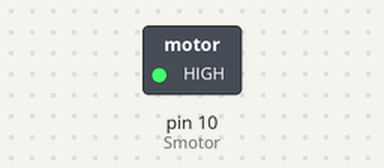
Bench run of a sketch on a simulated Arduino Uno, built with avr-gcc and run on an emulated ATmega328P. On the bench: switched loads named in the sketch (green lamp = pin HIGH).

Above: at 15.1 s.
At 16.9 s:
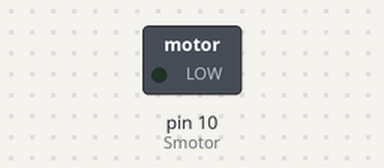
Timing chart, 0 to 18.4 s (numbered marks = the images above):
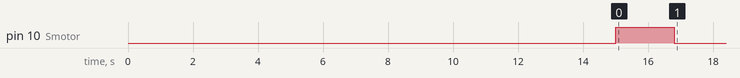

The sketch:

Motor_de_bomba.ino
```cpp
/*
                      GME - GRUPO DE METODOS ELETROFORETICOS

Função: Gera um sinal de 5V na porta 10 para driver que alimenta um motor.
O sinal é fornecido apenas uma vez depois de 15 segundos durante um prazo de 1,8
segundo. Esse tempo de envio é o tempo que leva para o pistão ir até o final.

Criador: Wanderson Domingos Lopes
Local: Goiania, Brasil
Intituto: Instituto de Quimica - UFG
Data: 16 de julho de 2014
*/

int Smotor = 10;

void setup(){

  pinMode(Smotor, OUTPUT);
  delay(15000);
  digitalWrite(Smotor, HIGH);
  delay(1800);
  digitalWrite(Smotor, LOW);

}

void loop(){}
```
